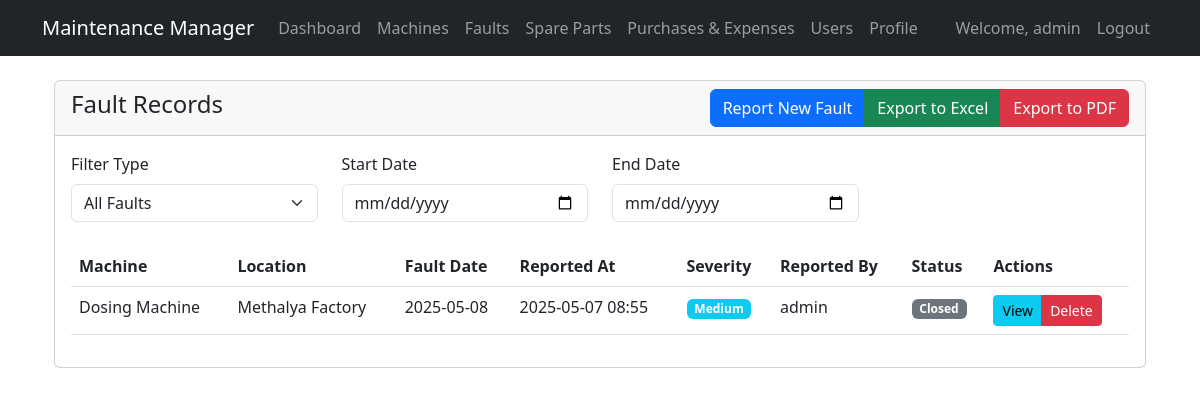
Screenshot of /faults/ (signed in) with the database file from the repository.
### maintenance/models.py (models this page shows, shortened)
class Fault(models.Model):
    SEVERITY_CHOICES = [
        ('low', 'Low'),
        ('medium', 'Medium'),
        ('high', 'High'),
        ('critical', 'Critical')
    ]
    STATUS_CHOICES = [
        ('open', 'Open'),
        ('resolved', 'Resolved'),
        ('closed', 'Closed')
    ]
    machine = models.ForeignKey(Machine, on_delete=models.CASCADE)
    fault_date = models.DateField(verbose_name='Fault Date', null=True, blank=True, default=timezone.now().date())
    reported_at = models.DateTimeField(default=timezone.now)
    location = models.CharField(max_length=100)
    description = models.TextField()
    severity = models.CharField(max_length=20, choices=SEVERITY_CHOICES)
    reported_by = models.ForeignKey(User, on_delete=models.SET_NULL, null=True, related_name='reported_faults')
    resolved_by = models.ForeignKey(User, on_delete=models.SET_NULL, null=True, blank=True, related_name='resolved_faults')
    resolution_date = models.DateTimeField(null=True, blank=True)
    resolution_notes = models.TextField(blank=True)
    status = models.CharField(max_length=20, choices=STATUS_CHOICES, default='open')
    created_at = models.DateTimeField(auto_now_add=True)
    updated_at = models.DateTimeField(auto_now=True)

class Machine(models.Model):
    STATUS_CHOICES = [
        ('active', 'Active'),
        ('maintenance', 'In Maintenance'),
        ('inactive', 'Inactive')
    ]
    name = models.CharField(max_length=100)
    serial_number = models.CharField(max_length=50, unique=True)
    location = models.CharField(max_length=100)
    status = models.CharField(max_length=20, choices=STATUS_CHOICES, default='active')
    created_at = models.DateTimeField(auto_now_add=True)
    updated_at = models.DateTimeField(auto_now=True)

### maintenance/views.py (the view)
# urls.py: path('faults/', views.fault_list, name='fault_list'),
@login_required
def fault_list(request):
    start_date = request.GET.get('start_date')
    end_date = request.GET.get('end_date')
    machine_id = request.GET.get('machine')
    filter_type = request.GET.get('filter_type', 'all')  # 'all' or 'machine'
    faults = Fault.objects.all()
    if start_date:
        faults = faults.filter(fault_date__gte=start_date)
    if end_date:
        faults = faults.filter(fault_date__lte=end_date)
    if machine_id and filter_type == 'machine':
        faults = faults.filter(machine_id=machine_id)
    elif filter_type == 'all':
        pass
    else:
        faults = faults.all()
    faults = faults.order_by('-fault_date')
    machines = Machine.objects.all()
    return render(request, 'maintenance/fault_list.html', {
        'faults': faults,
        'machines': machines,
        'start_date': start_date,
        'end_date': end_date,
        'machine_id': machine_id,
        'filter_type': filter_type
    })

### maintenance/models.py (called while the page is built)
    def can_add_users(self):
        return self.role and self.role.can_add_users

### templates/maintenance/fault_list.html (shortened to what this page needs)
{% extends 'base.html' %}
{% block content %}
<div class="container mt-4">
    <div class="row mb-4">
        <div class="col-12">
            <div class="card">
                <div class="card-header d-flex justify-content-between align-items-center">
                    <h4>Fault Records</h4>
                    <div class="btn-group">
                        <a href="{% url 'maintenance:fault_add' %}" class="btn btn-primary">Report New Fault</a>
                        <a href="{% url 'maintenance:export_faults_excel' %}?{% for key,value in request.GET.items %}{{ key }}={{ value }}&{% endfor %}" class="btn btn-success">Export to Excel</a>
                        <a href="{% url 'maintenance:export_faults_pdf' %}?{% for key,value in request.GET.items %}{{ key }}={{ value }}&{% endfor %}" class="btn btn-danger">Export to PDF</a>
                    </div>
                </div>
                <div class="card-body">
                    <form method="get" class="row mb-4">
                        <div class="col-md-3">
                            <label class="form-label">Filter Type</label>
                            <select name="filter_type" class="form-select" onchange="this.form.submit()">
                                <option value="all" {% if filter_type == 'all' %}selected{% endif %}>All Faults</option>
                            </select>
                        </div>
                        <div class="col-md-3">
                            <label class="form-label">Start Date</label>
                            <input type="date" name="start_date" class="form-control" value="{{ start_date }}" onchange="this.form.submit()">
                        </div>
                        <div class="col-md-3">
                            <label class="form-label">End Date</label>
                            <input type="date" name="end_date" class="form-control" value="{{ end_date }}" onchange="this.form.submit()">
                        </div>
                    </form>
                    <div class="table-responsive">
                        <table class="table">
                            <thead>
                                <tr>
                                    <th>Machine</th>
                                    <th>Location</th>
                                    <th>Fault Date</th>
                                    <th>Reported At</th>
                                    <th>Severity</th>
                                    <th>Reported By</th>
                                    <th>Status</th>
                                    <th>Actions</th>
                                </tr>
                            </thead>
                            <tbody>
                                {% for fault in faults %}
                                <tr>
                                    <td>{{ fault.machine.name }}</td>
                                    <td>{{ fault.location }}</td>
                                    <td>{{ fault.fault_date|date:"Y-m-d" }}</td>
                                    <td>{{ fault.reported_at|date:"Y-m-d H:i" }}</td>
                                    <td>
                                        <span class="badge {% if fault.severity == 'critical' %}bg-danger{% elif fault.severity == 'high' %}bg-warning{% elif fault.severity == 'medium' %}bg-info{% else %}bg-success{% endif %}">
                                            {{ fault.get_severity_display }}
                                        </span>
                                    </td>
                                    <td>{{ fault.reported_by.username }}</td>
                                    <td>
                                        <span class="badge {% if fault.status == 'resolved' %}bg-success{% elif fault.status == 'closed' %}bg-secondary{% else %}bg-primary{% endif %}">
                                            {{ fault.get_status_display }}
                                        </span>
                                    </td>
                                    <td>
                                        <div class="btn-group">
                                            <a href="{% url 'maintenance:fault_detail' fault.id %}" class="btn btn-sm btn-info">View</a>
                                            {% if user.is_superuser %}
                                                <a href="{% url 'maintenance:fault_delete' fault.id %}" class="btn btn-sm btn-danger">Delete</a>
                                            {% endif %}
                                        </div>
                                    </td>
                                </tr>
                                {% empty %}
                                <tr>
                                    <td colspan="8" class="text-center">No faults found matching the filters</td>
                                </tr>
                                {% endfor %}
                            </tbody>
                        </table>
                    </div>
                </div>
            </div>
        </div>
    </div>
</div>
{% endblock content %}

### templates/base.html (shortened to what this page needs)
<!DOCTYPE html>
<html lang="en">
<head>
    <link href="https://cdn.jsdelivr.net/npm/bootstrap@5.3.0/dist/css/bootstrap.min.css" rel="stylesheet">
    <link href="https://cdn.jsdelivr.net/npm/bootstrap-icons@1.7.2/font/bootstrap-icons.css" rel="stylesheet">
    <link rel="stylesheet" href="https://cdn.jsdelivr.net/npm/flatpickr/dist/flatpickr.min.css">
</head>
<body>
    <nav class="navbar navbar-expand-lg navbar-dark bg-dark">
        <div class="container">
            <a class="navbar-brand" href="{% url 'maintenance:dashboard' %}">Maintenance Manager</a>
            <div class="collapse navbar-collapse" id="navbarNav">
                <ul class="navbar-nav me-auto">
                    <li class="nav-item">
                        <a class="nav-link" href="{% url 'maintenance:dashboard' %}">Dashboard</a>
                    </li>
                    <li class="nav-item">
                        <a class="nav-link" href="{% url 'maintenance:machines' %}">Machines</a>
                    </li>
                    <li class="nav-item">
                        <a class="nav-link" href="{% url 'maintenance:fault_list' %}">Faults</a>
                    </li>
                    <li class="nav-item">
                        <a class="nav-link" href="{% url 'maintenance:spare_parts_list' %}">Spare Parts</a>
                    </li>
                    <li class="nav-item">
                        <a class="nav-link" href="{% url 'maintenance:purchase_list' %}">Purchases & Expenses</a>
                    </li>
                    {% if user.userprofile.can_add_users %}
                    <li class="nav-item">
                        <a class="nav-link" href="{% url 'maintenance:users' %}">Users</a>
                    </li>
                    {% endif %}
                    {% if user.is_authenticated %}
                    <li class="nav-item">
                        <a class="nav-link" href="{% url 'maintenance:user_profile' %}">Profile</a>
                    </li>
                    {% endif %}
                </ul>
                <ul class="navbar-nav">
                    {% if user.is_authenticated %}
                    <li class="nav-item">
                        <span class="nav-link">Welcome, {{ user.username }}</span>
                    </li>
                    <li class="nav-item">
                        <form action="{% url 'logout' %}" method="post" class="d-inline">
                            <button type="submit" class="btn btn-link nav-link">Logout</button>
                        </form>
                    </li>
                    {% else %}
                    <li class="nav-item">
                        <a class="nav-link" href="{% url 'login' %}">Login</a>
                    </li>
                    {% endif %}
                </ul>
            </div>
        </div>
    </nav>
    <div class="container mt-4">
        {% block content %}{% endblock %}
    </div>
</body>
</html>

### rows the page displays
Fault: machine.name "Dosing Machine", location "Methalya Factory", fault_date "2025-05-08", reported_at "2025-05-07 08:55", severity "Medium", reported_by.username "admin", status "Closed"

### other values shown
{{ user.username }} "admin"
